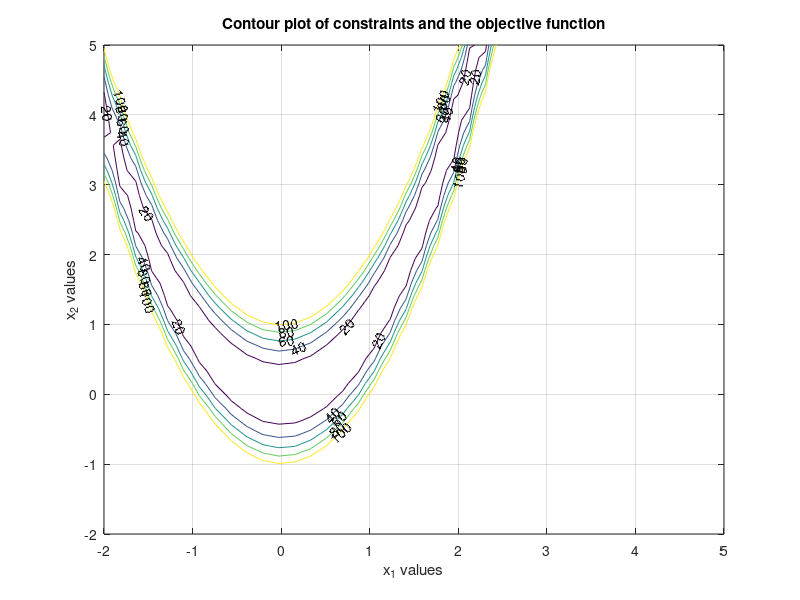

Write MATLAB code to recreate this figure. (Note: this script raises an error after producing the figure.)
% ==========  Contour plot of the objective function ======= %%%%%%%

clear;
clc;
x1 = linspace(-2, 5, 40);
x2 =  linspace(-2, 5, 40);

[x1, x2] = meshgrid(x1, x2);
f = 100*(x2-x1.^2).^2+(1-x1).^2;
v = [20; 40; 60; 80; 100];
[c, h] = contour(x1, x2, f, v);

grid on
xlabel('x_{1} values')
ylabel('x_{2} values')
title('Contour plot of constraints and the objective function')
clabel(c,h); % labels the contour
hold on

%%% ======= Conjugate Gradient Method ================== %%%
clear;
clc;
x = [3, 2]';
f=@(x1, x2) 100*(x2-x1.^2).^2+(1-x1).^2; % objective function
f2 = @(x) f(x(1), x(2));
k = 0;
precision = 0.0001;
gnorm = inf;

g = grad(x);
d = -g;

while gnorm >= precision
    f3 = @(L) 100*((x(2)+L*d(2))- (x(1)+L*d(1)).^2).^2+(1-(x(1)+L*d(1))).^2;
    % Generate the alpha value using fminsearch
    alpha = fminsearch(f3, 0);
    
    x = x+(alpha*d)
    plot(x(1), x(2), '*');
    f_val = f2(x);
    
    disp(['value of boj fxn = ' num2str(f_val, '%.6f')]);
    
    g1 = grad(x);
    gnorm = abs(g1);
    
    beta = (g1'*g1)./(g'*g);
    d1 = -g1+beta*d;
    
    d = d1;
    g = g1;
    k = k+1;
end

xopt = x
f_opt = f2(xopt);
disp(['value of boj fxn at minima= ' num2str(f_opt, '%.6f')]);
    
    
    
    
    
    